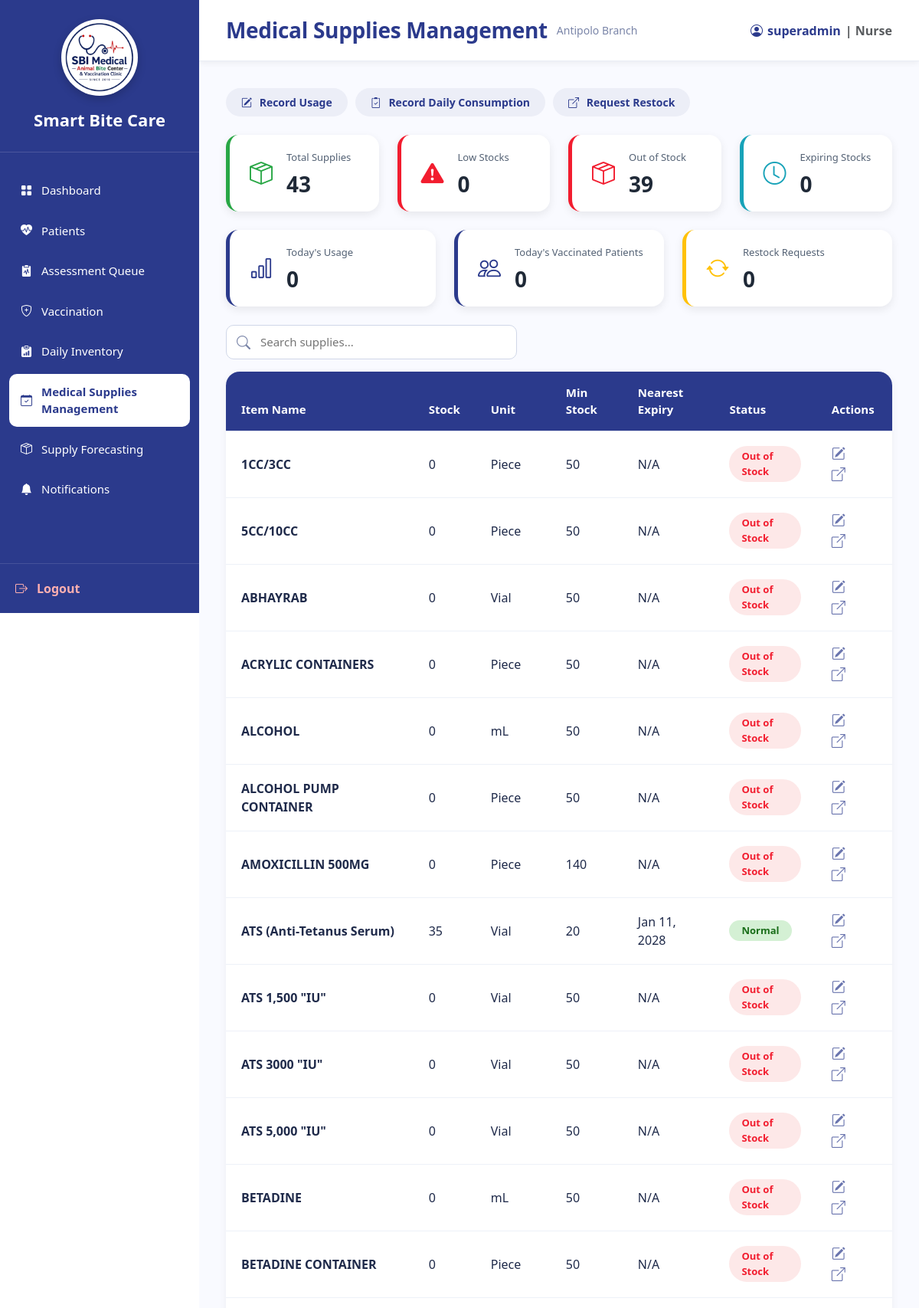
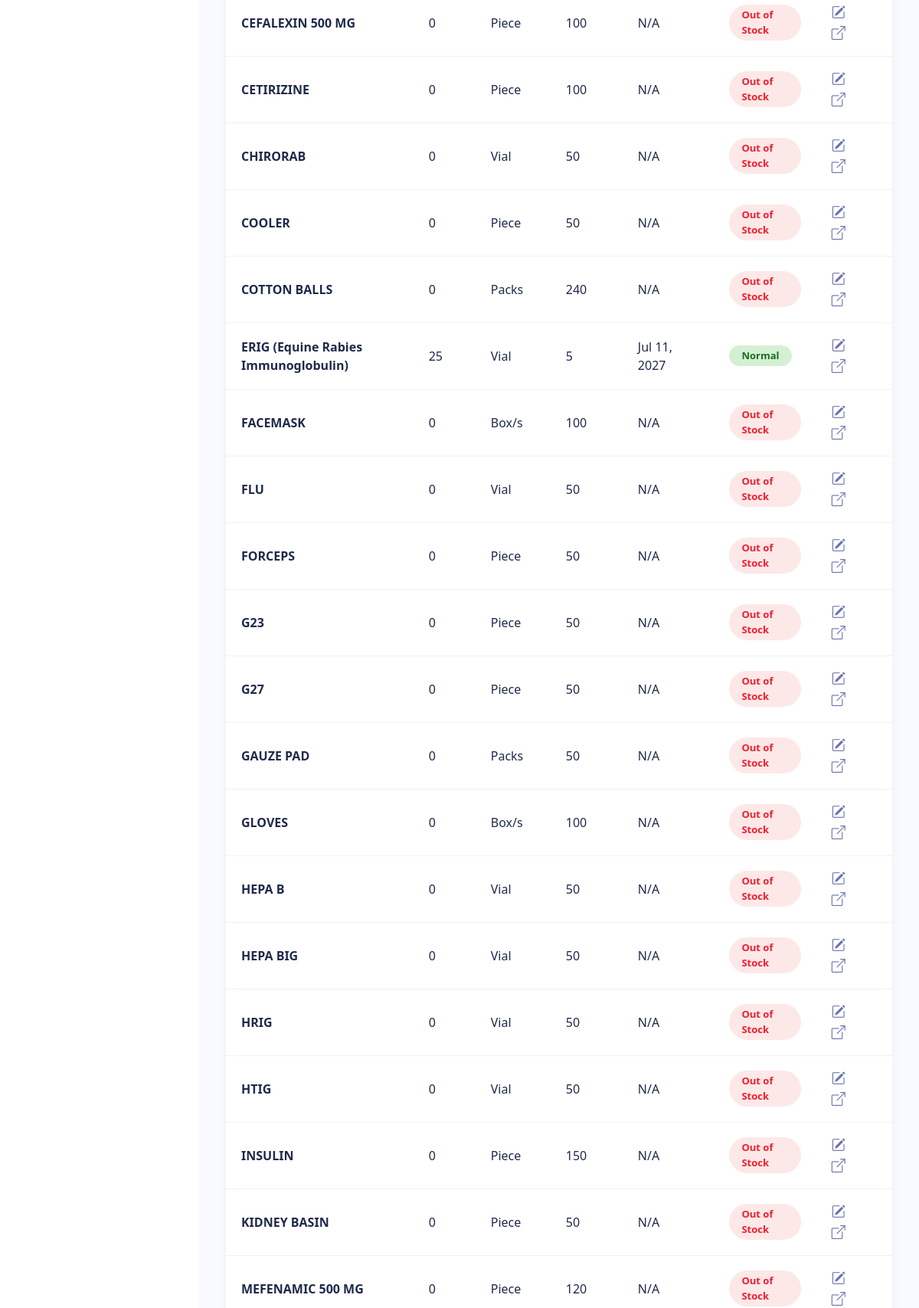
Screenshot of /Nurse_MedicalSuppliesManagement.php (signed in, upper part) with the database file from the repository (2 pictures, top to bottom).
### tables this page shows
CREATE TABLE `users` (
  `user_id` int(11) NOT NULL,
  `branch_id` varchar(10) DEFAULT NULL,
  `role_id` int(11) NOT NULL,
  `username` varchar(100) NOT NULL,
  `email` varchar(255) NOT NULL,
  `password` varchar(255) NOT NULL,
  `status` enum('Active','Inactive') DEFAULT 'Active',
  `created_at` timestamp NOT NULL DEFAULT current_timestamp(),
  `last_login` datetime DEFAULT NULL
);

CREATE TABLE `branches` (
  `branch_id` varchar(10) NOT NULL,
  `branch_name` varchar(150) NOT NULL,
  `branch_address` text DEFAULT NULL,
  `contact_number` varchar(30) DEFAULT NULL,
  `email` varchar(150) DEFAULT NULL,
  `status` enum('Active','Inactive') DEFAULT 'Active',
  `created_at` timestamp NOT NULL DEFAULT current_timestamp()
);

CREATE TABLE `inventory_items` (
  `item_id` int(11) NOT NULL,
  `category_id` int(11) NOT NULL,
  `unit_id` int(11) NOT NULL,
  `item_name` varchar(255) NOT NULL,
  `minimum_stock` int(11) DEFAULT 0,
  `description` text DEFAULT NULL,
  `is_forecastable` tinyint(1) NOT NULL DEFAULT 0,
  `is_consumable` tinyint(1) NOT NULL DEFAULT 1,
  `base_unit_label` varchar(30) DEFAULT NULL,
  `display_unit_label` varchar(30) DEFAULT NULL,
  `conversion_to_base` decimal(12,4) NOT NULL DEFAULT 1.0000
);

CREATE TABLE `units` (
  `unit_id` int(11) NOT NULL,
  `unit_name` varchar(100) NOT NULL
);

### Nurse_MedicalSuppliesManagement.php (the view, shortened to what the rows shown need)
<?php
require_once 'sources/db_connect.php';
$user_id = (int) $_SESSION['user_id'];
function h($value)
{
    return htmlspecialchars((string) $value, ENT_QUOTES, 'UTF-8');
}
$user_sql = "
    SELECT
        u.user_id,
        u.username,
        u.branch_id,
        b.branch_name
    FROM users u
    LEFT JOIN branches b
        ON u.branch_id = b.branch_id
    WHERE u.user_id = ?
    LIMIT 1
";
$user_stmt = $conn->prepare($user_sql);
$user_stmt->bind_param(
    "i",
    $user_id
);
$user_stmt->execute();
$user_result = $user_stmt->get_result();
$current_user = $user_result->fetch_assoc();
$branch_id = $current_user['branch_id'];
$branch_name =
    $current_user['branch_name']
    ?? $branch_id;
$username =
    $current_user['username']
    ?? 'Nurse';
$stmt =
    $conn->prepare(
        $items_sql
    );
$stmt->bind_param(
    "s",
    $branch_id
);
$stmt->execute();
$items_result =
    $stmt->get_result();
$items = [];
while (
    $row =
    $items_result->fetch_assoc()
) {
    $items[] = $row;
}
?>
<!DOCTYPE html>
<html lang="en">
<head>
    <link
        href="https://cdn.jsdelivr.net/npm/bootstrap@5.3.3/dist/css/bootstrap.min.css"
        rel="stylesheet"
    >
    <link
        rel="stylesheet"
        href="https://cdn.jsdelivr.net/npm/bootstrap-icons@1.11.3/font/bootstrap-icons.min.css"
    >
    <link
        rel="stylesheet"
        href="sidebar.css"
    >
</head>
<body>
<div class="main">
    <div class="topbar">
        <div class="d-flex align-items-center">
            <h3>
                Medical Supplies Management
            </h3>
            <span class="branch-label">
                <?php
                echo h(
                    $branch_name
                );
                ?>
            </span>
        </div>
        <div class="profile">
            <i class="bi bi-person-circle"></i>
            <?php
            echo h(
                $username
            );
            ?>
            <span class="text-muted">
            </span>
        </div>
    </div>
    <div class="content">
        <div class="table-wrap">
            <table
                class="table align-middle"
                id="suppliesTable"
            >
                <thead>
                    <tr>
                        <th>
                            Item Name
                        </th>
                        <th>
                            Stock
                        </th>
                        <th>
                            Unit
                        </th>
                        <th>
                            Min Stock
                        </th>
                        <th>
                            Nearest Expiry
                        </th>
                        <th>
                            Status
                        </th>
                        <th>
                            Actions
                        </th>
                    </tr>
                </thead>
                <tbody>
                <?php if (count($items) > 0): ?>
                    <?php foreach ($items as $item): ?>
                        <?php
                        $current_stock =
                            (int) $item['current_stock'];
                        $minimum_stock =
                            (int) $item['minimum_stock'];
                        $status =
                            'Normal';
                        $status_class =
                            'normal';
                        if ($current_stock <= 0) {
                            $status =
                                'Out of Stock';
                            $status_class =
                                'critical';
                        } elseif (
                            $current_stock
                            <=
                            $minimum_stock
                        ) {
                            $status =
                                'Low';
                            $status_class =
                                'low';
                        }
                        $expiry_text =
                            'N/A';
                        $expiry_class =
                            '';
                        if (
                            !empty(
                                $item['expiration_date']
                            )
                        ) {
                            $expiry =
                                new DateTime(
                                    $item[
                                        'expiration_date'
                                    ]
                                );
                            $today =
                                new DateTime(
                                    'today'
                                );
                            if (
                                $expiry
                                <
                                $today
                            ) {
                                $expiry_text =
                                    'Expired';
                                $expiry_class =
                                    'text-danger fw-bold';
                            } else {
                                $expiry_text =
                                    $expiry->format(
                                        'M d, Y'
                                    );
                            }
                        }
                        ?>
                        <tr>
                            <td>
                                <strong>
                                    <?php
                                    echo h(
                                        $item[
                                            'item_name'
                                        ]
                                    );
                                    ?>
                                </strong>
                            </td>
                            <td>
                                <?php
                                echo
                                $current_stock;
                                ?>
                            </td>
                            <td>
                                <?php
                                echo h(
                                    $item[
                                        'unit_name'
                                    ]
                                    ?? 'N/A'
                                );
                                ?>
                            </td>
                            <td>
                                <?php
                                echo
                                $minimum_stock;
                                ?>
                            </td>
                            <td
                                class="<?php
                                echo h(
                                    $expiry_class
                                );
                                ?>"
                            >
                                <?php
                                echo h(
                                    $expiry_text
                                );
                                ?>
                            </td>
                            <td>
                                <span
                                    class="status-badge <?php
                                    echo h(
                                        $status_class
                                    );
                                    ?>"
                                >
                                    <?php
                                    echo h(
                                        $status
                                    );
                                    ?>
                                </span>
                            </td>
                            <td class="action-icons">
                                <i
                                    class="bi bi-pencil-square usage-action"
                                    data-item-id="<?php
                                    echo
                                    (int)
                                    $item['item_id'];
                                    ?>"
                                    data-bs-toggle="modal"
                                    data-bs-target="#recordUsageModal"
                                    title="Record Usage"
                                ></i>
                                <i
                                    class="bi bi-box-arrow-up-right restock-action"
                                    data-item-id="<?php
                                    echo
                                    (int)
                                    $item['item_id'];
                                    ?>"
                                    data-bs-toggle="modal"
                                    data-bs-target="#requestRestockModal"
                                    title="Request Restock"
                                ></i>
                            </td>
                        </tr>
                    <?php endforeach; ?>
                <?php endif; ?>
                </tbody>
            </table>
        </div>
    </div>
</div>
</body>
</html>

### rows the page displays
users: branch.branch_name "Antipolo Branch", username "superadmin"
inventory_items: item_name "1CC/3CC", current_stock "0", unit.unit_name "Piece", minimum_stock "50", expiry_text "N/A", status "Out of Stock"
inventory_items: item_name "5CC/10CC", current_stock "0", unit.unit_name "Piece", minimum_stock "50", expiry_text "N/A", status "Out of Stock"
inventory_items: item_name "ABHAYRAB", current_stock "0", unit.unit_name "Vial", minimum_stock "50", expiry_text "N/A", status "Out of Stock"
inventory_items: item_name "ACRYLIC CONTAINERS", current_stock "0", unit.unit_name "Piece", minimum_stock "50", expiry_text "N/A", status "Out of Stock"
inventory_items: item_name "ALCOHOL", current_stock "0", unit.unit_name "mL", minimum_stock "50", expiry_text "N/A", status "Out of Stock"
inventory_items: item_name "ALCOHOL PUMP CONTAINER", current_stock "0", unit.unit_name "Piece", minimum_stock "50", expiry_text "N/A", status "Out of Stock"
inventory_items: item_name "AMOXICILLIN 500MG", current_stock "0", unit.unit_name "Piece", minimum_stock "140", expiry_text "N/A", status "Out of Stock"
inventory_items: item_name "ATS (Anti-Tetanus Serum)", current_stock "35", unit.unit_name "Vial", minimum_stock "20", expiry_text "Jan 11, 2028", status "Normal"
inventory_items: item_name "ATS 1,500 \"IU\"", current_stock "0", unit.unit_name "Vial", minimum_stock "50", expiry_text "N/A", status "Out of Stock"
inventory_items: item_name "ATS 3000 \"IU\"", current_stock "0", unit.unit_name "Vial", minimum_stock "50", expiry_text "N/A", status "Out of Stock"
inventory_items: item_name "ATS 5,000 \"IU\"", current_stock "0", unit.unit_name "Vial", minimum_stock "50", expiry_text "N/A", status "Out of Stock"
inventory_items: item_name "BETADINE", current_stock "0", unit.unit_name "mL", minimum_stock "50", expiry_text "N/A", status "Out of Stock"
inventory_items: item_name "BETADINE CONTAINER", current_stock "0", unit.unit_name "Piece", minimum_stock "50", expiry_text "N/A", status "Out of Stock"
inventory_items: item_name "CEFALEXIN 500 MG", current_stock "0", unit.unit_name "Piece", minimum_stock "100", expiry_text "N/A", status "Out of Stock"
inventory_items: item_name "CETIRIZINE", current_stock "0", unit.unit_name "Piece", minimum_stock "100", expiry_text "N/A", status "Out of Stock"
inventory_items: item_name "CHIRORAB", current_stock "0", unit.unit_name "Vial", minimum_stock "50", expiry_text "N/A", status "Out of Stock"
inventory_items: item_name "COOLER", current_stock "0", unit.unit_name "Piece", minimum_stock "50", expiry_text "N/A", status "Out of Stock"
inventory_items: item_name "COTTON BALLS", current_stock "0", unit.unit_name "Packs", minimum_stock "240", expiry_text "N/A", status "Out of Stock"
inventory_items: item_name "ERIG (Equine Rabies Immunoglobulin)", current_stock "25", unit.unit_name "Vial", minimum_stock "5", expiry_text "Jul 11, 2027", status "Normal"
inventory_items: item_name "FACEMASK", current_stock "0", unit.unit_name "Box/s", minimum_stock "100", expiry_text "N/A", status "Out of Stock"
inventory_items: item_name "FLU", current_stock "0", unit.unit_name "Vial", minimum_stock "50", expiry_text "N/A", status "Out of Stock"
inventory_items: item_name "FORCEPS", current_stock "0", unit.unit_name "Piece", minimum_stock "50", expiry_text "N/A", status "Out of Stock"
inventory_items: item_name "G23", current_stock "0", unit.unit_name "Piece", minimum_stock "50", expiry_text "N/A", status "Out of Stock"
inventory_items: item_name "G27", current_stock "0", unit.unit_name "Piece", minimum_stock "50", expiry_text "N/A", status "Out of Stock"
inventory_items: item_name "GAUZE PAD", current_stock "0", unit.unit_name "Packs", minimum_stock "50", expiry_text "N/A", status "Out of Stock"
inventory_items: item_name "GLOVES", current_stock "0", unit.unit_name "Box/s", minimum_stock "100", expiry_text "N/A", status "Out of Stock"
inventory_items: item_name "HEPA B", current_stock "0", unit.unit_name "Vial", minimum_stock "50", expiry_text "N/A", status "Out of Stock"
inventory_items: item_name "HEPA BIG", current_stock "0", unit.unit_name "Vial", minimum_stock "50", expiry_text "N/A", status "Out of Stock"
inventory_items: item_name "HRIG", current_stock "0", unit.unit_name "Vial", minimum_stock "50", expiry_text "N/A", status "Out of Stock"
inventory_items: item_name "HTIG", current_stock "0", unit.unit_name "Vial", minimum_stock "50", expiry_text "N/A", status "Out of Stock"
inventory_items: item_name "INSULIN", current_stock "0", unit.unit_name "Piece", minimum_stock "150", expiry_text "N/A", status "Out of Stock"
inventory_items: item_name "KIDNEY BASIN", current_stock "0", unit.unit_name "Piece", minimum_stock "50", expiry_text "N/A", status "Out of Stock"
inventory_items: item_name "MEFENAMIC 500 MG", current_stock "0", unit.unit_name "Piece", minimum_stock "120", expiry_text "N/A", status "Out of Stock"
